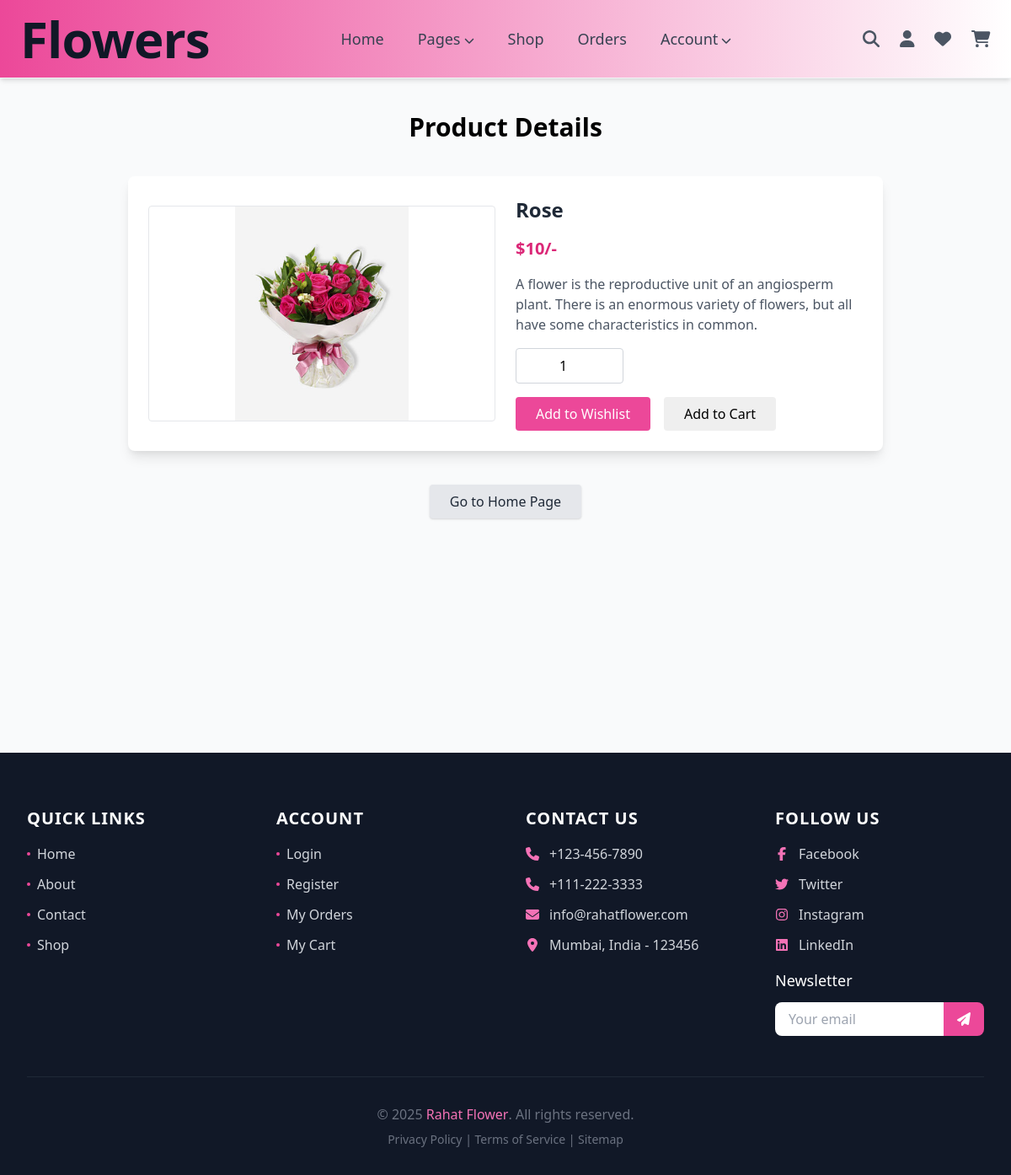
/view_page.php?pid=1 (signed in), run on the app's committed database.
### tables this page shows
CREATE TABLE `products` (
  `id` int(11) NOT NULL,
  `name` varchar(255) DEFAULT NULL,
  `details` text DEFAULT NULL,
  `price` float DEFAULT NULL,
  `image` varchar(255) DEFAULT NULL
);

### view_page.php (the view, shortened to what this page needs)
<?php
@include 'config.php';
?>
<!DOCTYPE html>
<html lang="en">
<head>
   <link rel="stylesheet" href="https://cdnjs.cloudflare.com/ajax/libs/font-awesome/6.0.0/css/all.min.css">
   <link href="https://cdn.jsdelivr.net/npm/tailwindcss@2.2.19/dist/tailwind.min.css" rel="stylesheet">
</head>
<body>
<?php @include 'header.php'; ?>
<section class="quick-view py-10 px-4 bg-gray-50 min-h-screen">
    <h1 class="text-3xl font-bold text-center text-primary mb-10">Product Details</h1>
    <?php
        if(isset($_GET['pid'])){
            $pid = $_GET['pid'];
            $select_products = mysqli_query($conn, "SELECT * FROM `products` WHERE id = '$pid'") or die('query failed');
            if(mysqli_num_rows($select_products) > 0){
                while($fetch_products = mysqli_fetch_assoc($select_products)){
    ?>
    <form action="" method="POST" class="max-w-4xl mx-auto bg-white p-6 rounded-lg shadow-lg grid grid-cols-1 md:grid-cols-2 gap-6 items-center">
        <img src="uploaded_img/<?php echo $fetch_products['image']; ?>" alt="" class="w-full h-64 object-contain rounded border border-gray-200">
        <div class="space-y-4">
            <div class="text-2xl font-bold text-gray-800"><?php echo $fetch_products['name']; ?></div>
            <div class="text-xl text-pink-600 font-semibold">$<?php echo $fetch_products['price']; ?>/-</div>
            <div class="text-gray-600"><?php echo $fetch_products['details']; ?></div>
            <div class="flex flex-col sm:flex-row items-center gap-4 mt-4">
                <input type="number" name="product_quantity" value="1" min="1" class="border border-gray-300 rounded px-4 py-2 w-full sm:w-32 text-center">
            </div>
            <div class="flex flex-col sm:flex-row gap-4 mt-4">
                <input type="submit" value="Add to Wishlist" name="add_to_wishlist" class="bg-pink-500 hover:bg-pink-600 text-white px-6 py-2 rounded cursor-pointer w-full sm:w-auto">
                <input type="submit" value="Add to Cart" name="add_to_cart" class="bg-emerald-500 hover:bg-emerald-600 text-black px-6 py-2 rounded cursor-pointer w-full sm:w-auto">
            </div>
        </div>
    </form>
    <?php
                }
            } else {
                echo '<p class="text-center text-gray-500 text-lg">No product details available!</p>';
            }
        }
    ?>
    <div class="text-center mt-10">
        <a href="home.php" class="inline-block bg-gray-200 hover:bg-gray-300 text-gray-800 px-6 py-2 rounded shadow">Go to Home Page</a>
    </div>
</section>
<?php @include 'footer.php'; ?>
</body>
</html>

### data on the page
products: image (picture), name "Rose", price "10", details "A flower is the reproductive unit of an angiosperm plant. There is an enormous variety of flowers, but all have some characteristics in common."
